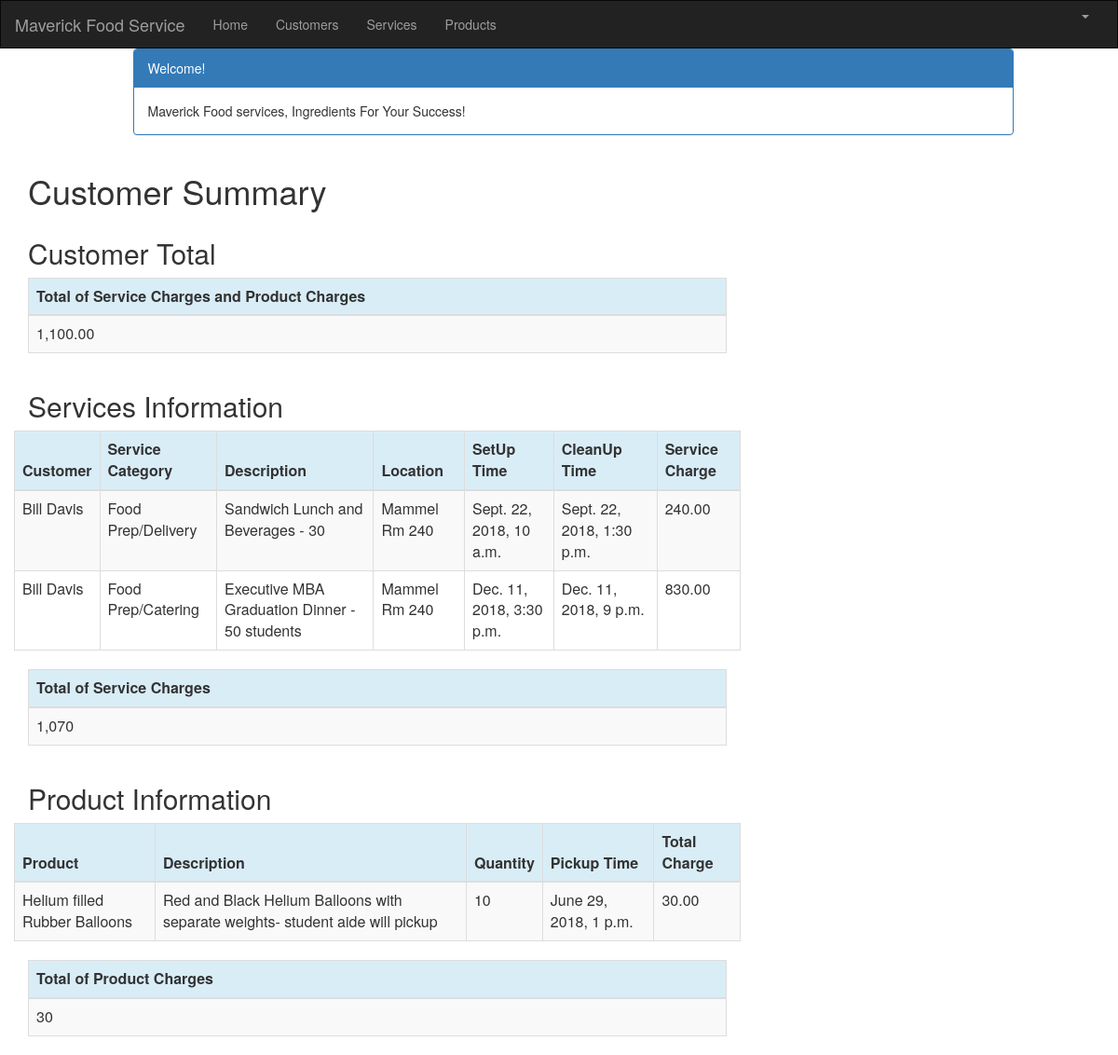
The page /customer/3/summary/ (signed in) on the database its author committed.
### crm/models.py (models this page shows, shortened)
class Service(models.Model):
    cust_name = models.ForeignKey(Customer, on_delete=models.CASCADE, related_name='services')
    service_category = models.CharField(max_length=100)
    description = models.TextField()
    location = models.CharField(max_length=200)
    setup_time = models.DateTimeField(
        default=timezone.now)
    cleanup_time = models.DateTimeField(
        default=timezone.now)
    service_charge = models.DecimalField(max_digits=10, decimal_places=2)
    created_date = models.DateTimeField(default=timezone.now)
    updated_date = models.DateTimeField(auto_now_add=True)

class Customer(models.Model):
    cust_name = models.CharField(max_length=50)
    organization = models.CharField(max_length=100, blank=True)
    role = models.CharField(max_length=100)
    email = models.EmailField(max_length=100)
    bldgroom = models.CharField(max_length=100)
    address = models.CharField(max_length=200)
    account_number = models.IntegerField(blank=False, null=False)
    city = models.CharField(max_length=50)
    state = models.CharField(max_length=50)
    zipcode = models.CharField(max_length=10)
    phone_number = models.CharField(max_length=50)
    created_date = models.DateTimeField(
        default=timezone.now)
    updated_date = models.DateTimeField(auto_now_add=True)
    def __str__(self):
        return str(self.cust_name)

class Product(models.Model):
    cust_name = models.ForeignKey(Customer, on_delete=models.CASCADE, related_name='products')
    product = models.CharField(max_length=100)
    p_description = models.TextField()
    quantity = models.IntegerField()
    pickup_time = models.DateTimeField(
        default=timezone.now)
    charge = models.DecimalField(max_digits=10, decimal_places=2)
    created_date = models.DateTimeField(
        default=timezone.now)
    updated_date = models.DateTimeField(auto_now_add=True)

### crm/views.py (the view)
# urls.py: path('customer/<int:pk>/summary/', views.summary, name='summary'),
@login_required
def summary(request, pk):
    customer = get_object_or_404(Customer, pk=pk)
    customers = Customer.objects.filter(created_date__lte=timezone.now())
    services = Service.objects.filter(cust_name=pk)
    products = Product.objects.filter(cust_name=pk)
    sum_service_charge = Service.objects.filter(cust_name=pk).aggregate(Sum('service_charge'))
    sum_product_charge = Product.objects.filter(cust_name=pk).aggregate(Sum('charge'))
    return render(request, 'crm/summary.html', {'customers': customers,
                                                    'products': products,
                                                    'services': services,
                                                    'sum_service_charge': sum_service_charge,
                                                    'sum_product_charge': sum_product_charge,})

### crm/templates/crm/summary.html
{% extends 'crm/base.html' %}
{% block content %}
{% load mathfilters %}
{% load humanize %}
<div class="container">
    <div class="row">
        <div class="col-md-10 col-md-offset-1">
            <div class="panel panel-primary">
                <div class="panel-heading">Welcome!</div>
                <div class="panel-body">
                    Maverick Food services, Ingredients For Your Success!
                </div>
            </div>
        </div>
    </div>
</div>
<div class="row">
    <h1 style="padding-left: 15Px">Customer Summary</h1>
</div>
    <div class="row">
        <h2 style="padding-left: 15Px">Customer Total</h2>
    </div>
    <table class="table table-striped table-bordered table-hover">
        <thead>
            <tr class="bg-info">
                <th>Total of Service Charges and Product Charges</th>
            </tr>
        </thead>
        <tbody>
            <tr>
                <td>{{ sum_service_charge.service_charge__sum|addition:sum_product_charge.charge__sum|floatformat:2|intcomma }}</td>
            </tr>
        </tbody>
    </table>
<div class="row">
        <h2 style="padding-left: 15Px">Services Information</h2>
    </div>
    <div class="row">
        <table class="table table-striped table-bordered table-hover">
            <thead>
            <tr class="bg-info">
                <th>Customer</th>
                <th>Service Category</th>
                <th>Description</th>
                <th>Location</th>
                <th>SetUp Time</th>
                <th>CleanUp Time</th>
                <th>Service Charge</th>
            </tr>
            </thead>
            <tbody>
            {% for service in services %}
                <tr>
                    <td>{{ service.cust_name }}</td>
                    <td>{{ service.service_category }}</td>
                    <td>{{ service.description }}</td>
                    <td>{{ service.location }}</td>
                    <td>{{ service.setup_time }}</td>
                    <td>{{ service.cleanup_time }}</td>
                    <td>{{ service.service_charge|intcomma }}</td>
                </tr>
            {% endfor %}
            </tbody>
        </table>
    </div>
        <table class="table table-striped table-bordered table-hover">
        <thead>
            <tr class="bg-info">
                <th>Total of Service Charges</th>
            </tr>
        </thead>
        <tbody>
            <tr>
                <td>{{ sum_service_charge.service_charge__sum|intcomma }}</td>
            </tr>
        </tbody>
    </table>
    <div class="row">
        <h2 style="padding-left: 15Px">Product Information</h2>
    </div>
    <div class="row">
        <table class="table table-striped table-bordered table-hover">
            <thead>
            <tr class="bg-info">
                <th>Product</th>
                <th>Description</th>
                <th>Quantity</th>
                <th>Pickup Time</th>
                <th>Total Charge</th>
            </tr>
            </thead>
            <tbody>
            {% for product in products %}
                <tr>
                    <td>{{ product.product }}</td>
                    <td>{{ product.p_description }}</td>
                    <td>{{ product.quantity|intcomma }}</td>
                    <td>{{ product.pickup_time }}</td>
                    <td>{{ product.charge|intcomma }}</td>
                </tr>
            {% endfor %}
            </tbody>
        </table>
    </div>
        <table class="table table-striped table-bordered table-hover">
        <thead>
            <tr class="bg-info">
                <th>Total of Product Charges</th>
            </tr>
        </thead>
        <tbody>
            <tr>
                <td>{{ sum_product_charge.charge__sum|intcomma }}</td>
            </tr>
        </tbody>
    </table>
</div>
{% endblock %}

### rows shown on the page
Service: cust_name "Bill Davis", service_category "Food Prep/Delivery", description "Sandwich Lunch and Beverages - 30", location "Mammel Rm 240", setup_time "Sept. 22, 2018, 10 a.m.", cleanup_time "Sept. 22, 2018, 1:30 p.m.", service_charge "240.00"
Service: cust_name "Bill Davis", service_category "Food Prep/Catering", description "Executive MBA Graduation Dinner - 50 students", location "Mammel Rm 240", setup_time "Dec. 11, 2018, 3:30 p.m.", cleanup_time "Dec. 11, 2018, 9 p.m.", service_charge "830.00"
Product: product "Helium filled Rubber Balloons", p_description "Red and Black Helium Balloons with separate weights- student aide will pickup", quantity "10", pickup_time "June 29, 2018, 1 p.m.", charge "30.00"

### other values the page prints
{{ sum_service_charge.service_charge__sum|intcomma }} "1,070"
{{ sum_product_charge.charge__sum|intcomma }} "30"
